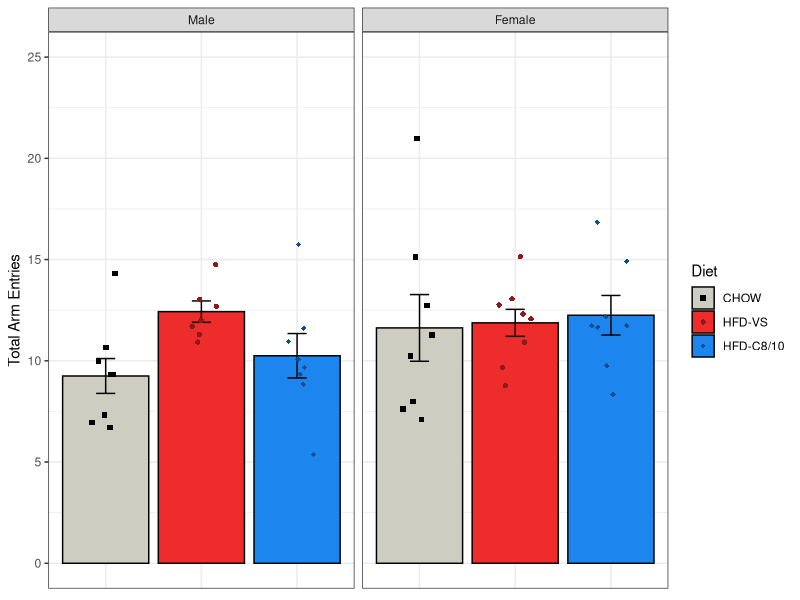
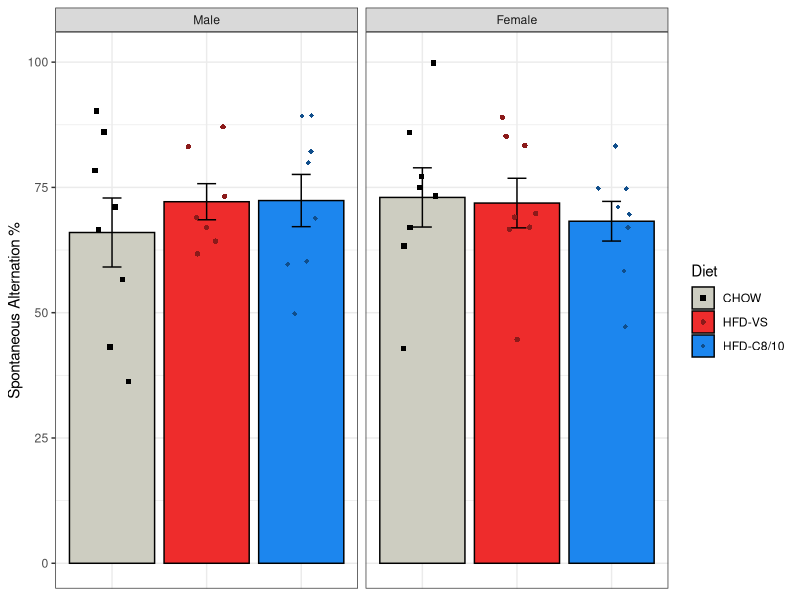
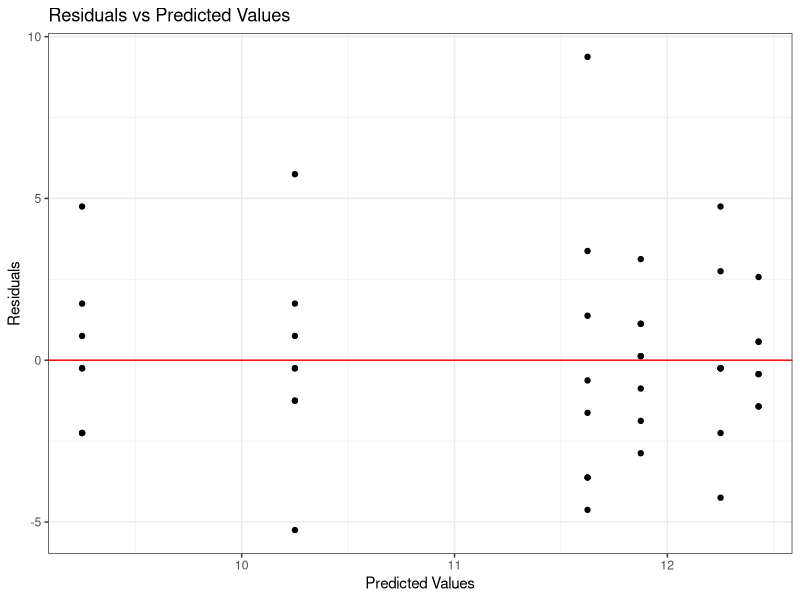
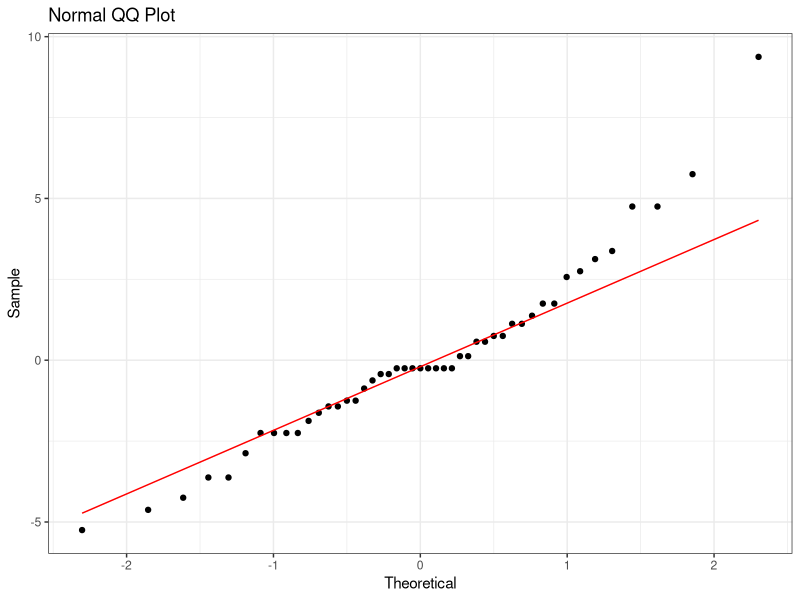
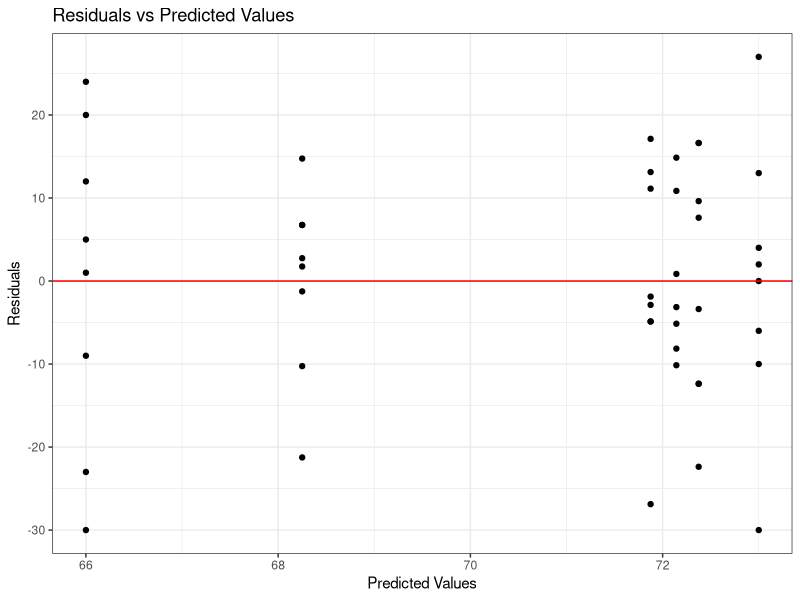
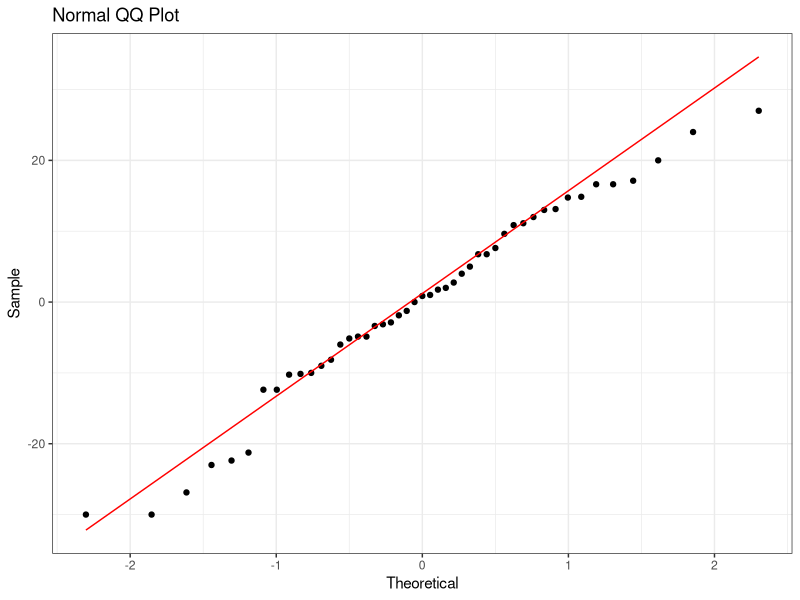
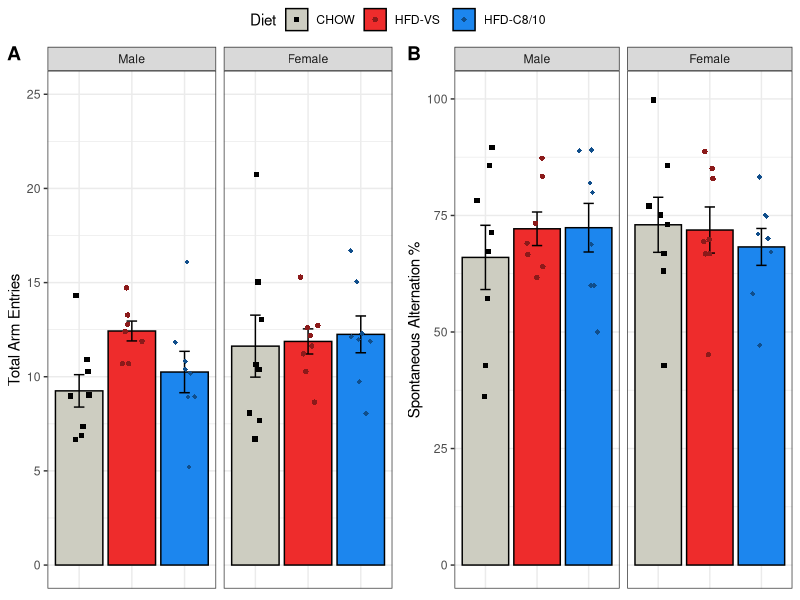

Recreate these plots in R, in order.
## ---- chunk 1
#| label: load-packages
#| output: false

library("tidyverse")
library("ggpubr")
## ---- chunk 2
#| label: session-info
sessionInfo()
## ---- chunk 3
#| label: mydata

# Create a dataframe called mydata
mydata <- 
  
  # Import the data
  read_csv(
    file ="data/experiment-2-statsdata.csv",
    show_col_types = FALSE
    ) |>
  
  # Select the variables of interest 
  select(id, sex, diet, arm_entries, spontaneous_alternations) |>
  
  # Transform data
  mutate(
  
    # Recode categorical variables as factors
    id = factor(id),
    sex = factor(
      sex,
      levels = c(0, 1),
      labels = c("Male", "Female")
      ),
    diet = factor(
      diet,
      levels = c(0, 1, 2),
      labels = c("CHOW", "HFD-VS", "HFD-C8/10")
      ),
    
    # Recode sex using sum coding
    sex_sum = C(sex, sum)
    ) |>
  
  # Remove na values
  drop_na()

# View a summary of the data
summary(mydata)
## ---- chunk 4
#| label: plot-arm-entries

# Create a plot object
plot_arm_entries <-
  
  # Call the dataset
  mydata |>  
  
  # Plot energy intake over time, faceted by sex and diet
  ggplot(
    aes(
      x     = diet, 
      y     = arm_entries, 
      color = diet, 
      fill  = diet,
      shape = diet
      )
    ) +
  
  # Facet by sex
  facet_grid(
    . ~ sex,
    ) + 
  
  # Plot the observed means as points
  stat_summary(
    fun = mean,
    geom = "bar",
    color = "black",
    ) +
  
  # Plot the observed standard errors as errorbars
  stat_summary(
    fun.data = mean_se,
    geom = "errorbar",
    color = "black",
    width = 0.2
    ) +
  
  # Plot individual data points
  geom_point(
    position = position_jitter(
      width = 0.2
    )
  ) +
  
  # Change color title and scale
  scale_color_manual(
    name = "Diet",
    values = c(
      "CHOW"      = "black",
      "HFD-VS"    = "firebrick4",
      "HFD-C8/10" = "dodgerblue4"
      )
    ) +
  
  # Change fill title and scale
  scale_fill_manual(
    name = "Diet",
    values = c(
      "CHOW"      = "ivory3",
      "HFD-VS"    = "firebrick2",
      "HFD-C8/10" = "dodgerblue2"
      )
    ) +
  
  # Change shape title and scale
  scale_shape_manual(
    name = "Diet",
    values = c(
      "CHOW"      = 15,
      "HFD-VS"    = 16,
      "HFD-C8/10" = 18
      )
    ) +
  
  # Change x-axis title
  labs(x = "Diet") +
  
  # Change y-axis title and scale
  scale_y_continuous(
    name = "Total Arm Entries",
    limits = c(0, 25),
    breaks = seq(from = 0, to = 25, by = 5)
  ) +
  
  # Change overall plot theme
  theme_bw() + 
  
  # Remove x-axis tick labels
  theme(
    axis.title.x = element_blank(),
    axis.text.x  = element_blank(),
    axis.ticks.x = element_blank()
    )

# Show the plot
plot_arm_entries
## ---- chunk 5
#| label: plot-spontaneous-alternations

# Create a plot object
plot_spontaneous_alternations <-
  
  # Call the dataset
  mydata |>  
  
  # Plot each group's spontaneous alternation percentage
  ggplot(
    aes(
      x     = diet, 
      y     = spontaneous_alternations, 
      color = diet, 
      fill  = diet,
      shape = diet
      )
    ) +
  
  # Facet by sex
  facet_grid(
    . ~ sex,
    ) + 
  
  # Plot the observed means as points
  stat_summary(
    fun = mean,
    geom = "bar",
    color = "black",
    ) +
  
  # Plot the observed standard errors as errorbars
  stat_summary(
    fun.data = mean_se,
    geom = "errorbar",
    color = "black",
    width = 0.2
    ) +
  
  # Plot individual data points
  geom_point(
    position = position_jitter(
      width = 0.2
    )
  ) +
  
  # Change color title and scale
  scale_color_manual(
    name = "Diet",
    values = c(
      "CHOW"      = "black",
      "HFD-VS"    = "firebrick4",
      "HFD-C8/10" = "dodgerblue4"
      )
    ) +
  
  # Change fill title and scale
  scale_fill_manual(
    name = "Diet",
    values = c(
      "CHOW"      = "ivory3",
      "HFD-VS"    = "firebrick2",
      "HFD-C8/10" = "dodgerblue2"
      )
    ) +
  
  # Change shape title and scale
  scale_shape_manual(
    name = "Diet",
    values = c(
      "CHOW"      = 15,
      "HFD-VS"    = 16,
      "HFD-C8/10" = 18
      )
    ) +
  
  # Change x-axis title
  labs(x = "Diet") +
  
  # Change y-axis title and scale
  scale_y_continuous(
    name = "Spontaneous Alternation %",
    limits = c(0, 101),
    breaks = seq(from = 0, to = 100, by = 25)
  ) +
  
  # Change overall plot theme
  theme_bw() + 
  
  # Remove x-axis tick labels
  theme(
    axis.title.x = element_blank(),
    axis.text.x  = element_blank(),
    axis.ticks.x = element_blank()
    )

# Show the plot
plot_spontaneous_alternations
## ---- chunk 6
# Build the model
model1 <- lm(
  arm_entries ~ sex_sum * diet,
  data = mydata
)
## ---- chunk 7
#| label: model1-fits

# Add the fitted and residual values to the dataset
model1_fits <- 
  mydata |>
  mutate(
    fits = c(fitted(model1)),
    resids = c(residuals(model1))
  )
## ---- chunk 8
#| label: model1-residuals-plot

# Create a residuals plot to check for linearity and homoskedasticity
model1_residuals_plot <-
  model1_fits |>
  ggplot(
    aes(x = fits, y = resids)
  ) +
  
  # Plot individual data points
  geom_point() +
  
  # Plot a horizontal line at y = 0
  geom_hline(yintercept = 0, col = "red") + 
  
  # Change aesthetics
  labs(
    title = "Residuals vs Predicted Values",
    x = "Predicted Values",
    y = "Residuals"
  ) +
  theme_bw() 

# Show the plot
model1_residuals_plot
## ---- chunk 9
#| label: model1-qq-plot

# Create a QQ plot to check for normality
model1_qq_plot <-
  model1_fits |>
  ggplot(
    aes(sample = resids)
  ) +
  
  # Plot points and qq line
  geom_qq() +
  geom_qq_line(col = "red") +
  
  # Change aesthestics
  labs(
    title = "Normal QQ Plot",
    x = "Theoretical",
    y = "Sample"
  ) +
  theme_bw() 

# Show the plot
model1_qq_plot
## ---- chunk 10
#| label: model1-omnibus

# Perform omnibus F tests
model1 |> anova()
## ---- chunk 11
# Produce summary output
model1 |> summary()
## ---- chunk 12
# Build the model
model2 <- lm(
  spontaneous_alternations ~ sex_sum * diet,
  data = mydata
)
## ---- chunk 13
#| label: model2-fits

# Add the fitted and residual values to the dataset
model2_fits <- 
  mydata |>
  mutate(
    fits = c(fitted(model2)),
    resids = c(residuals(model2))
  )
## ---- chunk 14
#| label: model2-residuals-plot

# Create a residuals plot to check for linearity and homoskedasticity
model2_residuals_plot <-
  model2_fits |>
  ggplot(
    aes(x = fits, y = resids)
  ) +
  
  # Plot individual data points
  geom_point() +
  
  # Plot a horizontal line at y = 0
  geom_hline(yintercept = 0, col = "red") + 
  
  # Change aesthetics
  labs(
    title = "Residuals vs Predicted Values",
    x = "Predicted Values",
    y = "Residuals"
  ) +
  theme_bw() 

# Show the plot
model2_residuals_plot
## ---- chunk 15
#| label: model2-qq-plot

# Create a QQ plot to check for normality
model2_qq_plot <-
  model2_fits |>
  ggplot(
    aes(sample = resids)
  ) +
  
  # Plot points and qq line
  geom_qq() +
  geom_qq_line(col = "red") +
  
  # Change aesthestics
  labs(
    title = "Normal QQ Plot",
    x = "Theoretical",
    y = "Sample"
  ) +
  theme_bw() 

# Show the plot
model2_qq_plot
## ---- chunk 16
# Run omnibus tests
model2 |> anova()
## ---- chunk 17
# Produce summary output
model2 |> summary()
## ---- chunk 18
#| label: arranged-plot

# Combine all outcome variables into one plot
arranged_plot <- 
  ggarrange(
    plot_arm_entries,
    plot_spontaneous_alternations,
    nrow = 1,
    ncol = 2,
    labels = c("A", "B"),
    common.legend = TRUE
  )

# Show the plot
arranged_plot
